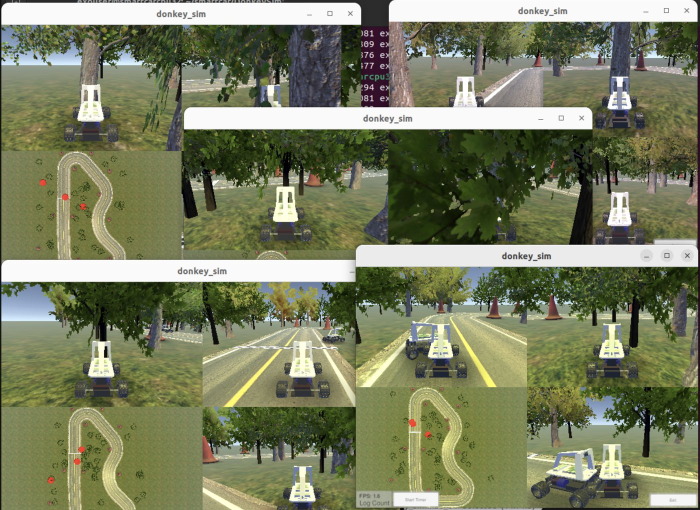
#> input picture assets/donkeysim-multiview.jpg, 1400 x 1020 px (shown at 1/2 size); its folder holds only this picture in this run
$ python -i WS2NewTrack.py   (imports and definitions only)   (older library calls are emulated)
#> lines starting #> are read from the running program, lines starting #| are printed output that depends on the picture; after the words box and inside, x2 and y2 are one past the last pixel; in counts of white or black regions, pixels touching at a corner belong together
### module/green_vehicle_detect.py
#!/usr/bin/env python3
"""
notedetectionnote - Green Vehicle Detector (note)

detectionnote, noteHSVnotedetection.
notedetection.

note:
    # noterows(noteobstaclenotesavenoteresult)
    python -m module.green_vehicle_detect

    # note - notedetectionnote(note)
    from module.green_vehicle_detect import GreenVehicleDetector
    detector = GreenVehicleDetector(mode='fused')
    detections = detector.detect(img_bgr)

    # note - note
    detector = GreenVehicleDetector(mode='simple')
    detections = detector.detect(img_bgr)

note: 2026-03-16
note:
  - note9notedetectionnote(note, note)
  - notedetectionnote(note4note)
  - 100%notedetection(note)
  - note
"""

import os
from dataclasses import dataclass, field
from typing import List, Optional, Tuple, Dict

import cv2
import numpy as np

# ---------------------------------------------------------------------------
# pathnote
# ---------------------------------------------------------------------------
REPO_ROOT = os.path.dirname(os.path.dirname(os.path.abspath(__file__)))
OBSTACLE_DIR = os.path.join(REPO_ROOT, "data", "data_sample", "obstacle")
OUT_DIR = os.path.join(REPO_ROOT, "data", "data_sample", "obstacle_green_detect")


# ---------------------------------------------------------------------------
# datanote
# ---------------------------------------------------------------------------
@dataclass
class VehicleDetection:
    """notedetectionresult"""
    bbox: Tuple[int, int, int, int]   # (x, y, w, h) - note + note
    area: int                          # note
    centroid: Tuple[float, float]      # (cx, cy) - note
    confidence: float                  # 0~1, note
    votes: int = 0                     # note(note)
    detecting_methods: List[str] = field(default_factory=list)  # note


@dataclass
class DetectionResult:
    """notedetectionresult"""
    mask: np.ndarray                          # note (HxW, uint8)
    detections: List[VehicleDetection] = field(default_factory=list)

    @property
    def count(self) -> int:
        return len(self.detections)

    @property
    def detected(self) -> bool:
        return self.count > 0


# ---------------------------------------------------------------------------
# notefunction
# ---------------------------------------------------------------------------
# [134 lines left out: functions _denoise_and_filter, detect_a_improved, detect_b_improved, detect_c_improved, detect_d_improved, detect_e_improved and 4 more, not called in this run]


# note
METHODS = [
    ("A_improved",      detect_a_improved),
    ("B_improved",      detect_b_improved),
    ("C_improved",      detect_c_improved),
    ("D_improved",      detect_d_improved),
    ("E_improved",      detect_e_improved),
    ("F_improved",      detect_f_improved),
    ("G_improved",      detect_g_improved),
    ("H_improved",      detect_h_improved),
    ("I_improved",      detect_i_improved),
]

# note(detectionresult<=1note, note)
CLEAN_METHODS = [
    ("B_improved",      detect_b_improved),
    ("E_improved",      detect_e_improved),
    ("H_improved",      detect_h_improved),
    ("I_improved",      detect_i_improved),
]


# ---------------------------------------------------------------------------
# notedetectionnotefunction
# ---------------------------------------------------------------------------
# [111 lines left out: functions _get_iou, _extract_objects_from_mask, _fuse_detections, not called in this run]


# ---------------------------------------------------------------------------
# GreenVehicleDetector - notedetectionnoteclass
# ---------------------------------------------------------------------------
class GreenVehicleDetector:
    """
    notedetectionnote, notedetectionnote.

    note
    ----
    mode: str
        'fused' - note4notedetection(note, note)
        'simple' - noteHSVnotedetection(note)
    h_lo, h_hi: HSVnote(note)
    s_lo: note
    v_lo: note
    min_area: note
    roi_top_frac: note
    """

    def __init__(
        self,
        mode: str = 'fused',
        h_lo: int = 40,
        h_hi: int = 80,
        s_lo: int = 100,
        v_lo: int = 80,
        min_area: int = 30,
        roi_top_frac: float = 0.15,
    ):
#> further down, picture is the input picture: shape (1020, 1400, 3); mean B, G, R 97, 126.9, 121.8
        self.mode = mode
        self.lower = np.array([h_lo, s_lo, v_lo], dtype=np.uint8)
        self.upper = np.array([h_hi, 255, 255], dtype=np.uint8)
        self.min_area = min_area
        self.roi_top_frac = roi_top_frac
        self._kernel_close = cv2.getStructuringElement(cv2.MORPH_ELLIPSE, (3, 3))
        self._kernel_open = cv2.getStructuringElement(cv2.MORPH_ELLIPSE, (2, 2))

    # [186 lines left out: functions detect, _detect_simple, _detect_fused, visualize, _overlay_mask, _build_compare_grid and 1 more, not called in this run]


# [2 lines that do not run on import are left out]

### module/WS2NewTrack.py
#!/usr/bin/env python3
"""
Waveshare to newtrack transfer helpers.
"""

import re
from pathlib import Path
from typing import Dict, List, Optional, Tuple, Union

import cv2
import numpy as np

from.green_vehicle_detect import GreenVehicleDetector

_green_detector = GreenVehicleDetector()

# ---------------------------------------------------------------------------
# Constants
# ---------------------------------------------------------------------------
_CLS_ORDER = ["blue", "yellow", "white"]
CLS_ORDER = _CLS_ORDER

# Match the sampled newtrack targets from module/GT2NewTrack.py instead of a
# brighter canonical blue/orange.
_CANON_BLUE_HSV = np.array([112.0, 125.0, 94.0], dtype=np.float32)
_CANON_CENTER_HSV = np.array([13.0, 152.0, 146.0], dtype=np.float32)
_WS_CENTER_BLEND = (0.95, 0.78, 0.80)
_WS_CENTER_V_BOOST = 2.0

_WS_YELLOW_BASE: Dict[str, float] = {
    "lane_min_area": 8, "lane_min_height": 3, "edge_half_width": 1,
    "edge_close_h": 5, "edge_close_w": 3, "final_close_k": 3,
    "final_dilate_iter": 0, "top_min_area": 3, "main_min_area": 8,
    "blue_alpha_h": 0.96, "blue_alpha_s": 0.88, "blue_alpha_v": 0.62,
}
WS_YELLOW_PRESETS: Dict[str, Dict[str, float]] = {
    "case01": {**_WS_YELLOW_BASE},
}


# ---------------------------------------------------------------------------
# IO helpers
# ---------------------------------------------------------------------------
def _natural_key(p: Path) -> Tuple[int, str]:
    m = re.search(r"(\d+)", p.stem)
    return (int(m.group(1)) if m else 10**12, p.name)


# [26 lines left out: functions list_images, load_images, sample_paths, not called in this run]


# ---------------------------------------------------------------------------
# Low-level helpers
# ---------------------------------------------------------------------------
def _u8(mask: np.ndarray) -> np.ndarray:
    return np.where(mask > 0, 255, 0).astype(np.uint8)


def _k(kh: int, kw: Optional[int] = None) -> np.ndarray:
    return np.ones((max(1, int(kh)), max(1, int(kw or kh))), np.uint8)


# [103 lines left out: functions _ws_green_text_mask, _filter_centerline_components, semantic_masks, road_support_mask, overlay_semantics, compute_stats, not called in this run]


# ---------------------------------------------------------------------------
# Tophat-based white dash extraction (improved from white_dash_extractor v5)
# ---------------------------------------------------------------------------
def _multiscale_tophat(gray: np.ndarray,
                       kernel_sizes: List[Tuple[int, int]] = [(9, 9), (15, 15), (21, 21)]
                       ) -> np.ndarray:
    """Multi-scale White Top-Hat: pixel-wise max across different kernel sizes."""
    result = np.zeros_like(gray, dtype=np.float32)
    for ksize in kernel_sizes:
        kernel = cv2.getStructuringElement(cv2.MORPH_ELLIPSE, ksize)
        tophat = cv2.morphologyEx(gray, cv2.MORPH_TOPHAT, kernel)
        result = np.maximum(result, tophat.astype(np.float32))
    return result.astype(np.uint8)


def _filter_dash_shape(mask: np.ndarray) -> np.ndarray:
    """Shape filter: perspective-aware size/aspect + solidity/extent checks."""
    n, labels, stats, _ = cv2.connectedComponentsWithStats(mask, connectivity=8)
    h_img = mask.shape[0]
    mid_y = h_img * 0.5
    out = np.zeros_like(mask)
    for i in range(1, n):
        area = stats[i, cv2.CC_STAT_AREA]
        ww = stats[i, cv2.CC_STAT_WIDTH]
        hh = stats[i, cv2.CC_STAT_HEIGHT]
        cy = stats[i, cv2.CC_STAT_TOP] + hh // 2
        if cy >= mid_y:
            if area < 2 or area > 500 or ww > 28:
                continue
            if hh > 0 and ww / max(hh, 1) > 6:
                continue
            if ww > 0 and hh / max(ww, 1) > 10 and area > 30:
                continue
        else:
            if area < 2 or area > 200 or ww > 16:
                continue
            if hh > 0 and ww / max(hh, 1) > 5:
                continue
            if ww > 0 and hh / max(ww, 1) > 8 and area > 20:
                continue
        if area >= 6:
            comp_mask = (labels == i).astype(np.uint8) * 255
            contours, _ = cv2.findContours(comp_mask, cv2.RETR_EXTERNAL, cv2.CHAIN_APPROX_SIMPLE)
            if not contours:
                continue
            cnt = contours[0]
            if area < 30:
                min_sol, min_ext = 0.35, 0.25
            elif area < 80:
                min_sol, min_ext = 0.50, 0.35
            else:
                min_sol, min_ext = 0.60, 0.40
            hull_area = cv2.contourArea(cv2.convexHull(cnt))
            if hull_area > 0 and area / hull_area < min_sol:
                continue
            if len(cnt) >= 5:
                rect = cv2.minAreaRect(cnt)
                rect_area = rect[1][0] * rect[1][1]
                if rect_area > 0 and area / rect_area < min_ext:
                    continue
        out[labels == i] = 255
    return out


def _check_dark_neighborhood(mask: np.ndarray, gray: np.ndarray, radius: int = 6) -> np.ndarray:
    """Reject blobs surrounded by too many dark pixels (shelf/furniture edges)."""
    n, labels, stats, _ = cv2.connectedComponentsWithStats(mask, connectivity=8)
    out = np.zeros_like(mask)
    h_img, w_img = gray.shape[:2]
    dark_pixels = (gray < 65).astype(np.uint8)
    for i in range(1, n):
        x, y = stats[i, cv2.CC_STAT_LEFT], stats[i, cv2.CC_STAT_TOP]
        ww, hh = stats[i, cv2.CC_STAT_WIDTH], stats[i, cv2.CC_STAT_HEIGHT]
        x1, y1 = max(0, x - radius), max(0, y - radius)
        x2, y2 = min(w_img, x + ww + radius), min(h_img, y + hh + radius)
        comp = (labels[y1:y2, x1:x2] == i)
        surround_total = (y2 - y1) * (x2 - x1) - np.sum(comp)
        if surround_total <= 0:
            out[labels == i] = 255
            continue
        surround_dark = dark_pixels[y1:y2, x1:x2].copy()
        surround_dark[comp] = 0
        if np.sum(surround_dark) / surround_total < 0.25:
            out[labels == i] = 255
    return out


def _extract_white_dashes_tophat(
    bgr: np.ndarray,
    road_mask: Optional[np.ndarray] = None,
    return_confidence: bool = False,
) -> np.ndarray:
    """
    Improved white dash extraction using multi-scale Top-Hat morphology.
    Returns a binary mask (uint8, 0/255) of detected white dash pixels.
    """
#> called with return_confidence = False
    gray = cv2.cvtColor(bgr, cv2.COLOR_BGR2GRAY)
    hsv = cv2.cvtColor(bgr, cv2.COLOR_BGR2HSV)
#> hsv: shape (1020, 1400, 3); mean H, S, V 40.9, 85, 129.2
    h_img, w_img = gray.shape[:2]

    # Road mask: use provided or build from bottom-seed growth
    if road_mask is not None:
        road = _u8(road_mask)
        road = cv2.dilate(cv2.morphologyEx(road, cv2.MORPH_CLOSE, _k(5)), _k(5), iterations=1)
    else:
        h_ch, s_ch, v_ch = hsv[:,:, 0], hsv[:,:, 1], hsv[:,:, 2]
        gray_road = ((s_ch <= 40) & (v_ch >= 150) & (v_ch <= 220)).astype(np.uint8)
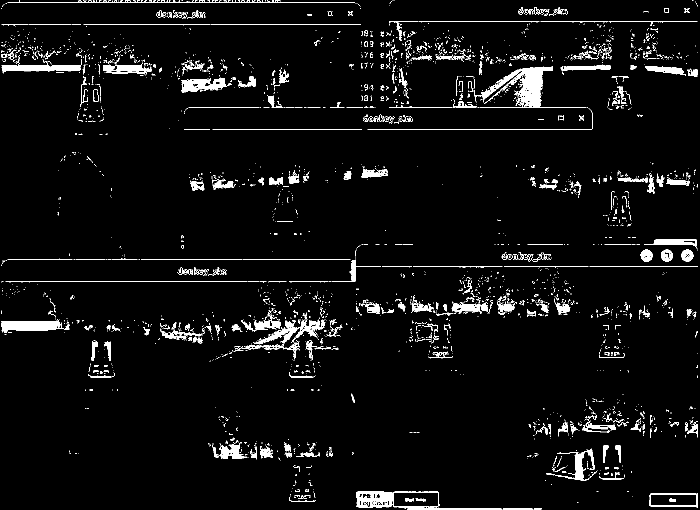
#> gray_road: shape (1020, 1400) (shown at 1/2 size); values 0 (black) and 1 (white), 4.4% white; 2968 white regions (2615 under 20 px), largest, box (x1, y1, x2, y2) and area: (947, 132, 1106, 213) 4232, (712, 983, 879, 1016) 2300, (3, 639, 140, 666) 2282
        white_line = ((s_ch <= 35) & (v_ch >= 210)).astype(np.uint8)
#> white_line: shape (1020, 1400); values 0 (black) and 1 (white), 12.3% white; 1048 white regions (944 under 20 px), largest, box (x1, y1, x2, y2) and area: (368, 153, 1185, 258) 35979, (3, 5, 722, 50) 29960, (3, 519, 708, 564) 29593
        yellow_line = ((h_ch >= 10) & (h_ch <= 45) & (s_ch >= 50) & (v_ch >= 130)).astype(np.uint8)
#> yellow_line: shape (1020, 1400); values 0 (black) and 1 (white), 23.5% white; 5383 white regions (4788 under 20 px), largest, box (x1, y1, x2, y2) and area: (624, 617, 1396, 1016) 133537, (213, 649, 703, 1020) 54649, (3, 795, 273, 1020) 25799
        brown_edge = ((h_ch >= 0) & (h_ch <= 15) & (s_ch >= 60) & (v_ch >= 80) & (v_ch <= 180)).astype(np.uint8)
#> brown_edge: shape (1020, 1400); values 0 (black) and 1 (white), 0.41% white; 268 white regions (204 under 20 px), largest, box (x1, y1, x2, y2) and area: (404, 872, 437, 925) 781, (608, 347, 646, 373) 505, (1092, 590, 1124, 638) 501
        road_cand = (gray_road | white_line | yellow_line | brown_edge).astype(np.uint8) * 255
#> road_cand: shape (1020, 1400); 40.1% white; 6401 white regions (5699 under 20 px), largest, box (x1, y1, x2, y2) and area: (3, 301, 1397, 1020) 313787, (368, 132, 1185, 260) 44144, (3, 5, 722, 61) 31944
        green = ((h_ch >= 35) & (h_ch <= 85) & (s_ch >= 60)).astype(np.uint8) * 255
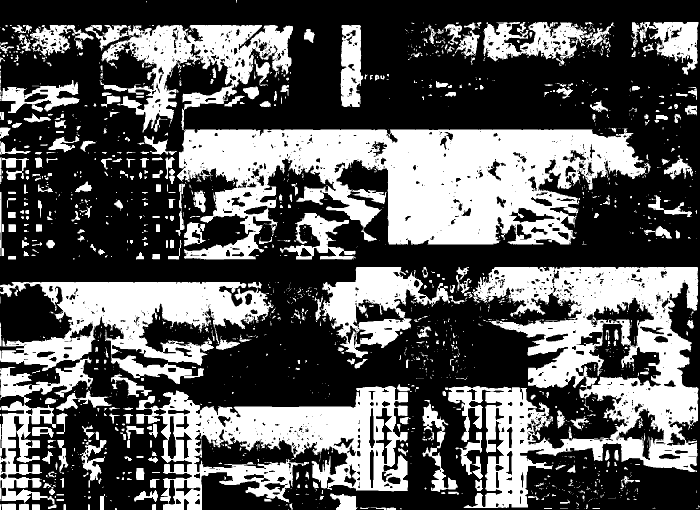
#> green: shape (1020, 1400) (shown at 1/2 size); 36.4% white; 1671 white regions (1220 under 20 px), largest, box (x1, y1, x2, y2) and area: (354, 256, 1294, 519) 136393, (896, 534, 1397, 1016) 103774, (272, 772, 816, 1020) 61438
        road_cand = cv2.bitwise_and(road_cand, cv2.bitwise_not(green))
#> road_cand: shape (1020, 1400); 31.7% white; 6267 white regions (5391 under 20 px), largest, box (x1, y1, x2, y2) and area: (3, 301, 1396, 623) 77575, (368, 132, 1185, 259) 43990, (270, 626, 823, 828) 41844
        road_cand = cv2.morphologyEx(road_cand, cv2.MORPH_CLOSE, _k(7))
#> road_cand: shape (1020, 1400); 42.6% white; 838 white regions (627 under 20 px), largest, box (x1, y1, x2, y2) and area: (0, 62, 1400, 1020) 398359, (362, 0, 1395, 263) 93362, (0, 0, 722, 65) 34742
        road_cand = cv2.morphologyEx(road_cand, cv2.MORPH_OPEN, _k(3))
#> road_cand: shape (1020, 1400); 41.8% white; 349 white regions (89 under 20 px), largest, box (x1, y1, x2, y2) and area: (0, 76, 1396, 1020) 306074, (364, 0, 1395, 259) 91096, (0, 0, 722, 61) 34669
        seed_rows = max(2, int(h_img * 0.15))
        n_cc, lbl_cc, st_cc, _ = cv2.connectedComponentsWithStats(road_cand, connectivity=8)
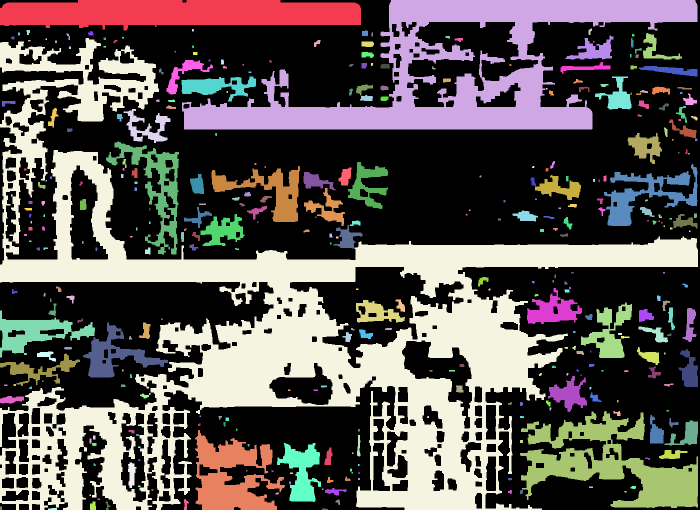
#> lbl_cc: shape (1020, 1400) int32 (shown at 1/2 size); 350 distinct labels, from 0 to 349; one colour per label, 0 black
#> n_cc = 350; st_cc = 350 rows, first 6: [0, 0, 1400, 1020, 830554], [0, 0, 722, 61, 34669], [364, 0, 1031, 259, 91096], [1177, 57, 7, 13, 59], [384, 58, 4, 5, 18], [53, 60, 7, 10, 56]
        if n_cc > 1:
            bottom_labels = lbl_cc[h_img - seed_rows:,:]
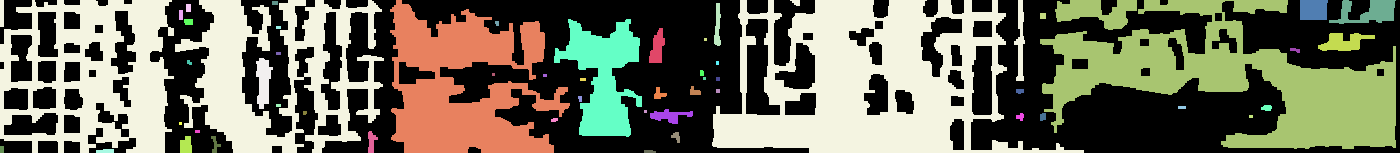
#> bottom_labels: shape (153, 1400) int32; 53 distinct labels, from 0 to 349; one colour per label, 0 black
            seed_labels = set(np.unique(bottom_labels)) - {0}
#> seed_labels = 52 items
            road = np.zeros_like(road_cand)
            for lbl in seed_labels:
                road[lbl_cc == lbl] = 255
#> this loop made 52 passes
#> lbl on passes 1 to 8: 19, 287, 290, 296, 302, 303, 304, 305
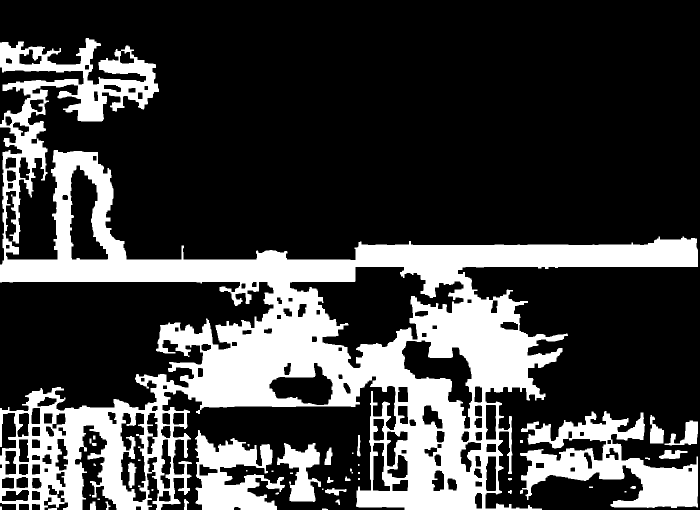
#> road: shape (1020, 1400) (shown at 1/2 size); 25.4% white; 52 white regions (18 under 20 px), largest, box (x1, y1, x2, y2) and area: (0, 76, 1396, 1020) 306074, (1040, 822, 1396, 1016) 29117, (390, 860, 570, 1020) 15640
            road = cv2.dilate(road, _k(3), iterations=2)
#> road: shape (1020, 1400); 30.6% white; 31 white regions, largest, box (x1, y1, x2, y2) and area: (0, 74, 1398, 1020) 367439, (1038, 820, 1398, 1018) 35597, (388, 858, 572, 1020) 18920
        else:
            road = road_cand

    # Multi-scale Top-Hat
    tophat = _multiscale_tophat(gray)
#> after the loop in _multiscale_tophat, `for ksize in kernel_sizes:`:
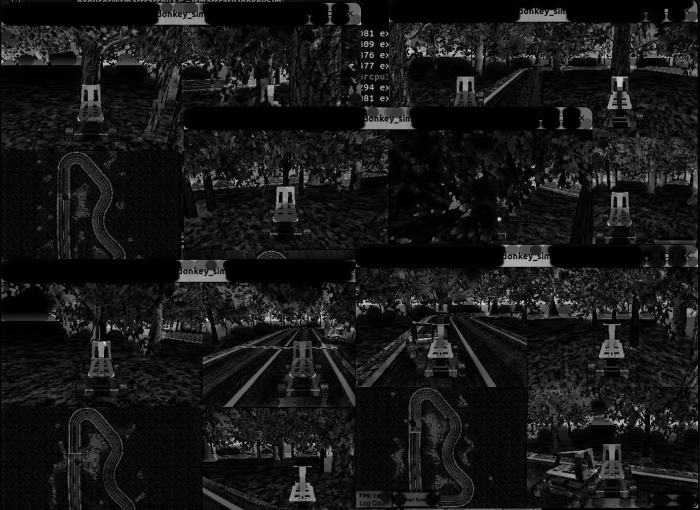
#> result: shape (1020, 1400) float32 (shown at 1/2 size); min 0, max 247, mean 22.8
    _, mask = cv2.threshold(tophat, 20, 255, cv2.THRESH_BINARY)
#> mask: shape (1020, 1400); 34.6% white; 5007 white regions (4238 under 20 px), largest, box (x1, y1, x2, y2) and area: (2, 0, 515, 289) 44313, (252, 519, 712, 817) 43972, (711, 489, 1349, 692) 38540

    # Two-tier HSV white confirmation
    mask_white_strict = cv2.inRange(hsv, np.array([0, 0, 170]), np.array([179, 60, 255]))
#> mask_white_strict: shape (1020, 1400); 16.6% white; 1988 white regions (1739 under 20 px), largest, box (x1, y1, x2, y2) and area: (368, 153, 1185, 259) 38298, (3, 5, 722, 50) 31160, (3, 482, 711, 565) 30942
    mask_white_loose = cv2.inRange(hsv, np.array([0, 0, 140]), np.array([179, 60, 255]))
#> mask_white_loose: shape (1020, 1400); 22.8% white; 2453 white regions (2129 under 20 px), largest, box (x1, y1, x2, y2) and area: (3, 303, 1396, 718) 80099, (368, 0, 1395, 259) 77934, (3, 0, 722, 58) 32152
    strong_th = (tophat > 30).astype(np.uint8) * 255
#> strong_th: shape (1020, 1400); 23.7% white; 5840 white regions (4704 under 20 px), largest, box (x1, y1, x2, y2) and area: (1150, 214, 1396, 409) 11024, (405, 655, 711, 815) 10277, (1055, 724, 1260, 864) 9314
    weak_th = cv2.bitwise_and(mask, cv2.bitwise_not(strong_th))
#> weak_th: shape (1020, 1400); 10.9% white in thin lines or dots
    mask = cv2.bitwise_or(
        cv2.bitwise_and(strong_th, cv2.bitwise_and(mask, mask_white_loose)),
        cv2.bitwise_and(weak_th, mask_white_strict),
    )
#> mask: shape (1020, 1400); 8.9% white; 2705 white regions (2250 under 20 px), largest, box (x1, y1, x2, y2) and area: (405, 605, 711, 814) 7192, (719, 136, 834, 259) 4510, (306, 0, 420, 54) 3892

    # Road constraint
    mask = cv2.bitwise_and(mask, road)
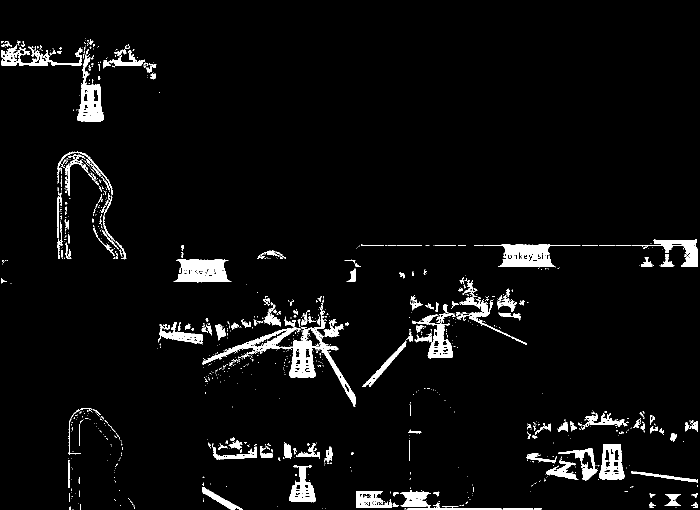
#> mask: shape (1020, 1400) (shown at 1/2 size); 4.3% white; 1074 white regions (880 under 20 px), largest, box (x1, y1, x2, y2) and area: (405, 605, 711, 814) 7102, (968, 489, 1161, 535) 3811, (347, 519, 463, 565) 3804

    # Exclude yellow & high saturation
    yellow_exc = cv2.inRange(hsv, np.array([10, 60, 50]), np.array([45, 255, 255]))
#> yellow_exc: shape (1020, 1400); 55.3% white; 2619 black regions (2355 under 20 px), largest, box (x1, y1, x2, y2) and area: (0, 0, 1400, 1020) 578856, (404, 842, 711, 1020) 18440, (534, 300, 672, 482) 8813
    yellow_exc = cv2.dilate(yellow_exc, _k(3), iterations=2)
#> (the rest of the program and of its run is left out)
